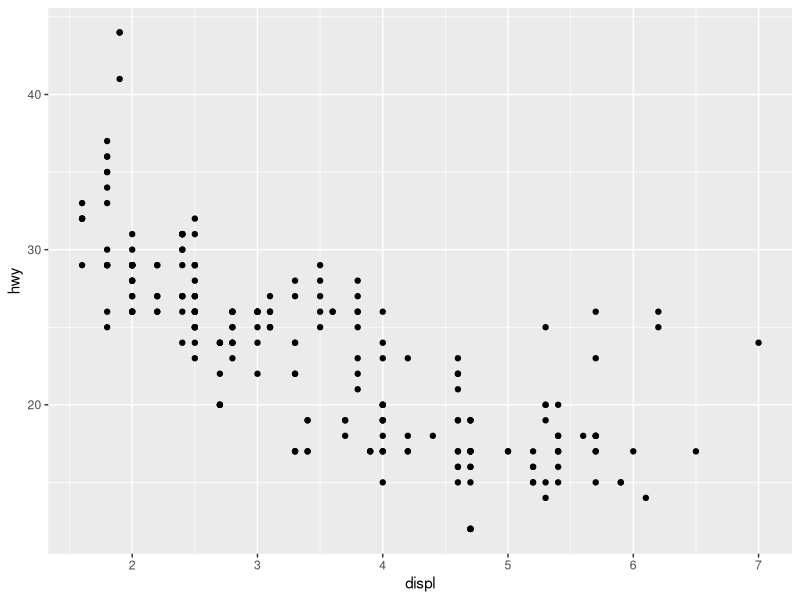
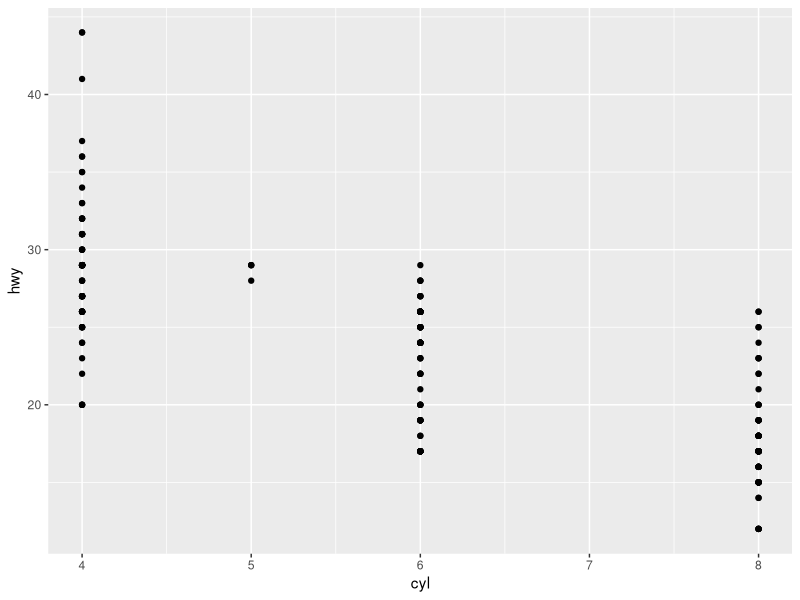
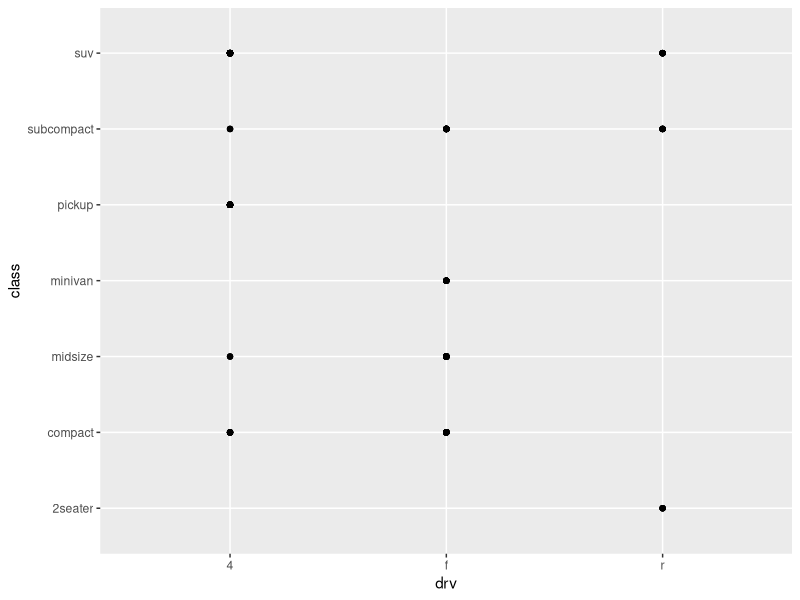
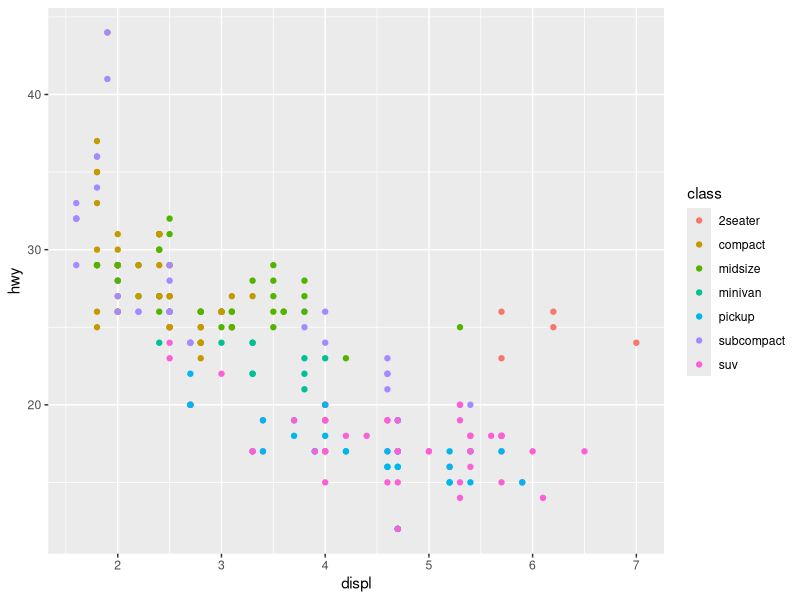
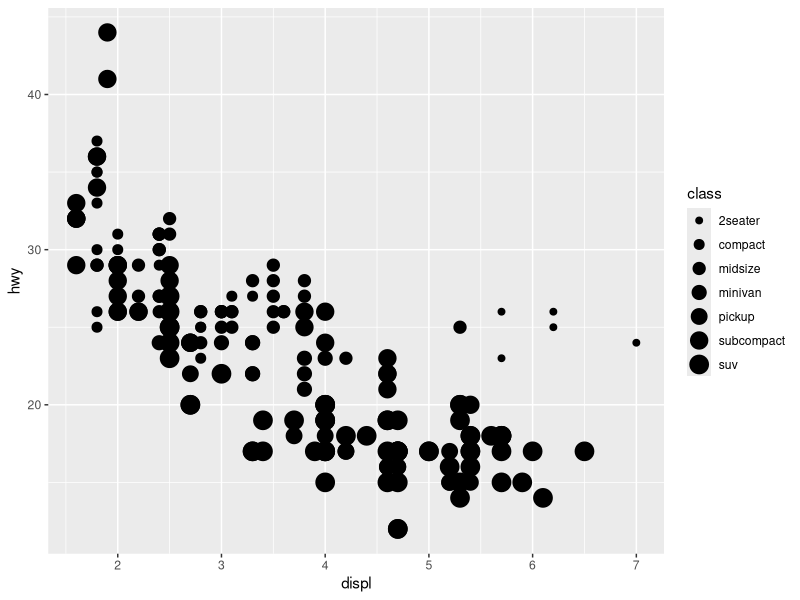
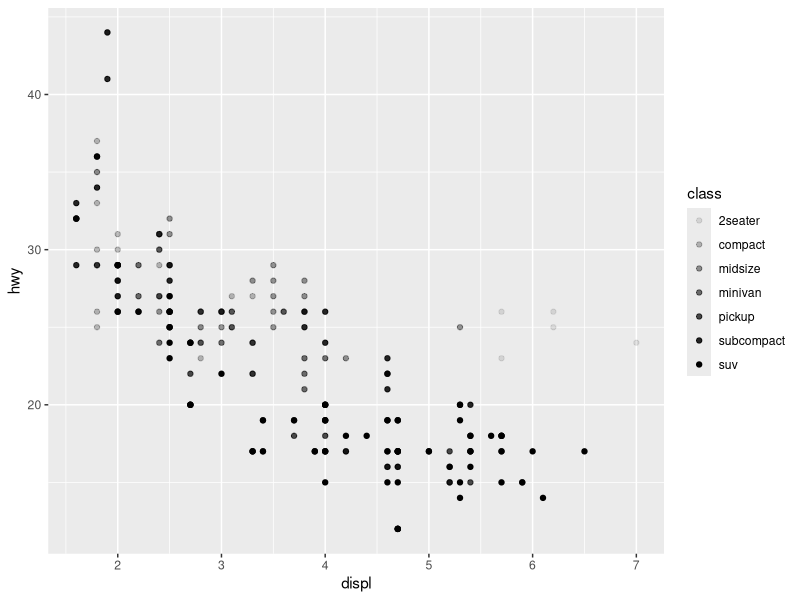
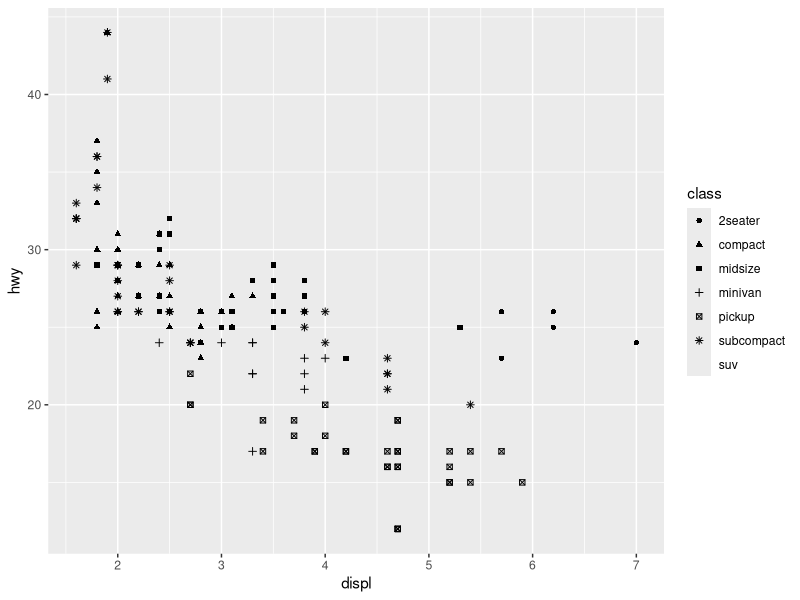
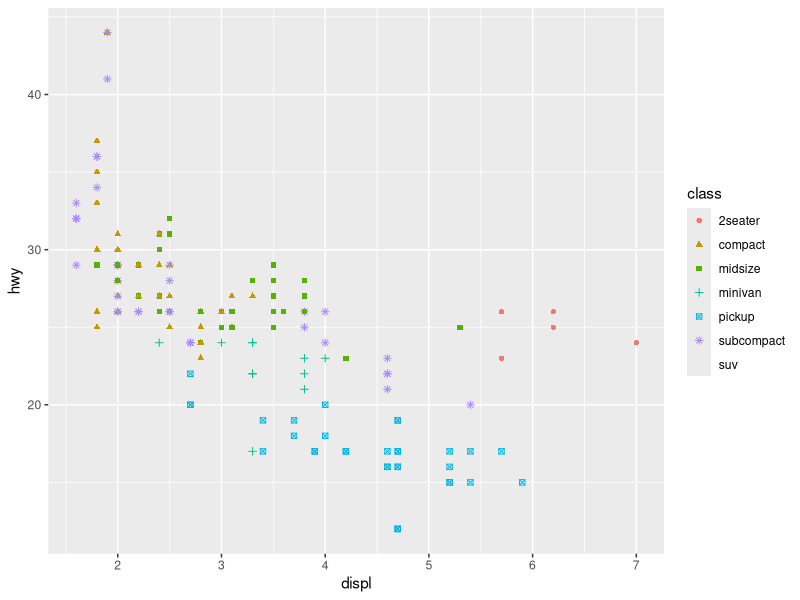

Write the R code that produced these figures, in order.
install.packages("tidyverse")
library(tidyverse)
install.packages(c("nucflights13","gapminder","Lahman"))

mpg
sapply(mpg,table)

#################################
# geom_point
#################################

ggplot(data = mpg) + geom_point(mapping = aes(x = displ, y = hwy))
ggplot(data = mpg) + geom_point(mapping = aes(x=cyl,y=hwy))
ggplot(data = mpg) + geom_point(mapping = aes(x=drv,y=class))
ggplot(data = mpg) + geom_point(mapping = aes(x = displ, y = hwy, color = class))
ggplot(data = mpg) + geom_point(mapping = aes(x = displ, y = hwy, size = class))
ggplot(data = mpg) + geom_point(mapping = aes(x = displ, y = hwy, alpha = class))
ggplot(data = mpg) + geom_point(mapping = aes(x = displ, y = hwy, shape = class))
ggplot(data = mpg) + geom_point(mapping = aes(x = displ, y = hwy, color = class, shape = class))
ggplot(data = mpg) + geom_point(mapping = aes(x = displ, y = hwy),color = "blue")
ggplot(data = mpg) + geom_point(mapping = aes(x = displ, y = hwy, color = displ < 5))
ggplot(data = mpg) + geom_point(mapping = aes(x = displ, y = hwy), shape = 3)
ggplot(data = mpg) + geom_point(mapping = aes(x = displ, y = hwy, color = class),shape = 3)
ggplot(data = mpg) + geom_point(mapping = aes(x = displ, y = hwy), shape = 0)
ggplot(data = mpg) + geom_point(mapping = aes(x = displ, y = hwy), shape = 0, color = "red")
ggplot(data = mpg) + geom_point(mapping = aes(x = displ, y = hwy), shape = 15)
ggplot(data = mpg) + geom_point(mapping = aes(x = displ, y = hwy), shape = 15, color = "red")
ggplot(data = mpg) + geom_point(mapping = aes(x = displ, y = hwy), shape = 22)
ggplot(data = mpg) + geom_point(mapping = aes(x = displ, y = hwy), shape = 22, fill = "red", color = "blue")
ggplot(data = mpg) + geom_point(mapping = aes(x = displ, y = hwy), shape = 22, fill = "red", color = "blue", size = 5, stroke = 3)
ggplot(data = mpg) + geom_point(mapping = aes(x = displ, y = hwy, color = hwy))
ggplot(data = mpg) + geom_point(mapping = aes(x = displ, y = hwy, color = cty))
ggplot(data = mpg) + geom_point(mapping = aes(x = displ, y = hwy, color = displ))
ggplot(data = mpg) + geom_point(mapping = aes(x = displ, y = hwy, color = class, shape = class))

ggplot(data = mpg) + geom_point(mapping = aes(x = displ, y = hwy)) + facet_wrap(~ class, nrow = 2)
ggplot(data = mpg) + geom_point(mapping = aes(x = displ, y = hwy)) + facet_wrap(~ cyl, nrow = 2)
ggplot(data = mpg) + geom_point(mapping = aes(x = displ, y = hwy)) + facet_wrap(~ fl, nrow = 2)
ggplot(data = mpg) + geom_point(mapping = aes(x = displ, y = hwy)) + facet_wrap(~ hwy, nrow = 2)

ggplot(data = mpg) + geom_point(mapping = aes(x = displ, y = hwy)) + facet_grid(drv ~ cyl)
ggplot(data = mpg) + geom_point(mapping = aes(x = displ, y = hwy)) + facet_grid(cyl ~ drv)
ggplot(data = mpg) + geom_point(mapping = aes(x = displ, y = hwy)) + facet_grid(. ~ cyl)
ggplot(data = mpg) + geom_point(mapping = aes(x = displ, y = hwy)) + facet_grid(cyl ~ .)
ggplot(data = mpg) + geom_point(mapping = aes(x = displ, y = hwy)) + facet_grid(drv ~ .)

#################################
# geom_smoth
#################################

ggplot(data = mpg) + geom_smooth(mapping = aes(x = displ, y = hwy))
ggplot(data = mpg) + geom_smooth(mapping = aes(x = displ, y = hwy, linetype = drv))
ggplot(data = mpg) + geom_smooth(mapping = aes(x = displ, y = hwy, group = drv))
ggplot(data = mpg) + geom_smooth(mapping = aes(x = displ, y = hwy, color = drv))
ggplot(data = mpg) + 
  geom_smooth(mapping = aes(x = displ, y = hwy)) +
  geom_point(mapping = aes(x = displ, y = hwy))
ggplot(data = mpg, mapping = aes(x = displ, y = hwy)) + 
  geom_smooth(color = "blue") + 
  geom_point(mapping = aes(color = class))
ggplot(data = mpg, mapping = aes(x = displ, y = hwy)) + 
  geom_smooth(data = filter(mpg, class == "subcompact"), color = "blue") + 
  geom_point(mapping = aes(color = class))
ggplot(data = mpg, mapping = aes(x = displ, y = hwy, color = drv),) +
  geom_point() + geom_smooth(se = F)

#################################
# histograms
#################################
diamonds
str(diamonds)
sapply(select(diamonds,cut,color,clarity), table)

ggplot(data = diamonds) +
  geom_bar(mapping = aes(x = cut))
ggplot(data = diamonds) +
  geom_bar(mapping = aes(x = cut, y = ..prop.., group = 1))
ggplot(data = diamonds) +
  stat_summary(
    mapping = aes(x = cut, y = depth),
    fun.ymin = min,
    fun.ymax = max,
    fun.y = median
  )
ggplot(data = diamonds) +
  stat_summary(
    mapping = aes(x = cut, y = depth)
  )
ggplot(data = diamonds) + 
  stat_ellipse(mapping = aes(x = cut, y = depth))
ggplot(data = diamonds) +
  geom_col(mapping = aes(x = cut, y = depth))
ggplot(data = diamonds) +
  geom_bar(mapping = aes(x = cut, y = ..prop..,group = 1))
ggplot(data = diamonds) +
  geom_bar(
    mapping = aes(x = cut, fill = color, y = ..prop.., group = 1))

ggplot(data = diamonds) +
  geom_bar(mapping = aes(x = cut, fill = cut))
ggplot(data = diamonds) +
  geom_bar(mapping = aes(x = cut, color = cut))
# position 
ggplot(data = diamonds) +
  geom_bar(mapping = aes(x = cut, fill = clarity))
ggplot(data = diamonds, mapping = aes(x = cut, fill = clarity)) +
  geom_bar(alpha = 1/4, position = "identity")
ggplot(data = diamonds, mapping = aes(x = cut, color = clarity)) +
  geom_bar(fill = NA, position = "identity")
ggplot(data = diamonds, mapping = aes(x = cut, fill = clarity)) +
  geom_bar(position = "fill")
ggplot(data = diamonds, mapping = aes(x = cut, fill = clarity)) +
  geom_bar(position = "stack")
ggplot(data = diamonds, mapping = aes(x = cut, fill = clarity)) +
  geom_bar(position = "dodge")
ggplot(data = mpg) + geom_point(aes(displ,hwy))
ggplot(data = mpg) + geom_point(aes(displ,hwy), position = "jitter")

ggplot(data = mpg, mapping = aes(x = cty, y = hwy)) +
  geom_point()
ggplot(data = mpg, mapping = aes(x = cty, y = hwy)) +
  geom_point(position = "jitter")
ggplot(data = mpg, mapping = aes(x = cty, y = hwy)) +
  geom_jitter(width = 1)
ggplot(data = mpg, mapping = aes(x = cty, y = hwy)) +
  geom_count(position = "jitter")

ggplot(data = mpg) +
  geom_boxplot(aes(class, hwy, color = class))
ggplot(data = mpg) +
  geom_boxplot(aes(class, hwy, color = class)) +
  coord_flip()

bar <- ggplot(data = diamonds) +
  geom_bar(mapping = aes(x = cut, fill = cut), show.legend = F, width = 1) +
  theme(aspect.ratio = 1) +
  labs(x = NULL, y = NULL)
bar + coord_flip()
bar + coord_polar()

p <- ggplot(data = mpg, mapping = aes(x = cty, y = hwy)) +
  geom_point(position = "jitter") +
  geom_abline() +
  coord_fixed() +
  theme(aspect.ratio = 1)
p
p + geom_vline(xintercept = 20)
p + geom_vline(xintercept = c(10,20,30))
p + geom_hline(yintercept = 20)
p + geom_hline(yintercept = mean(mpg$hwy))
p + geom_abline(intercept = 5)
p + geom_abline(intercept = 30, slope = 0.1)
p + geom_smooth(se = F)
